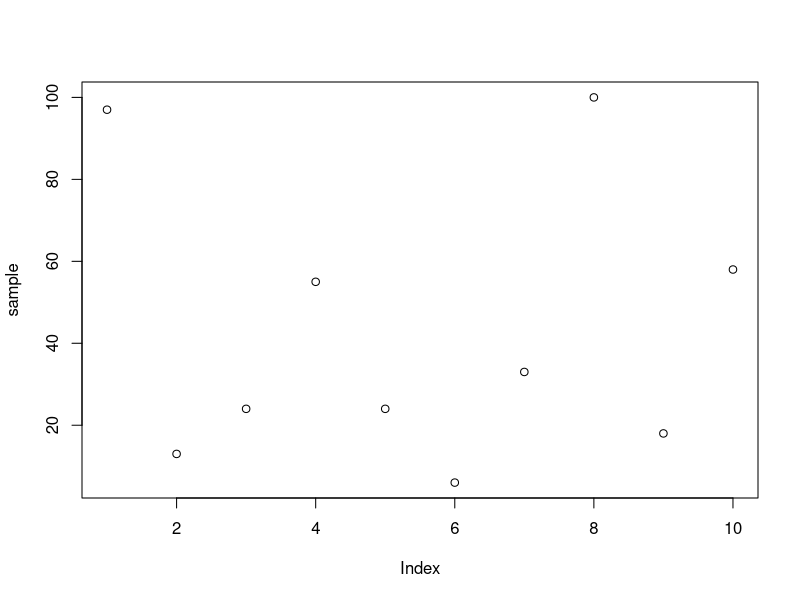
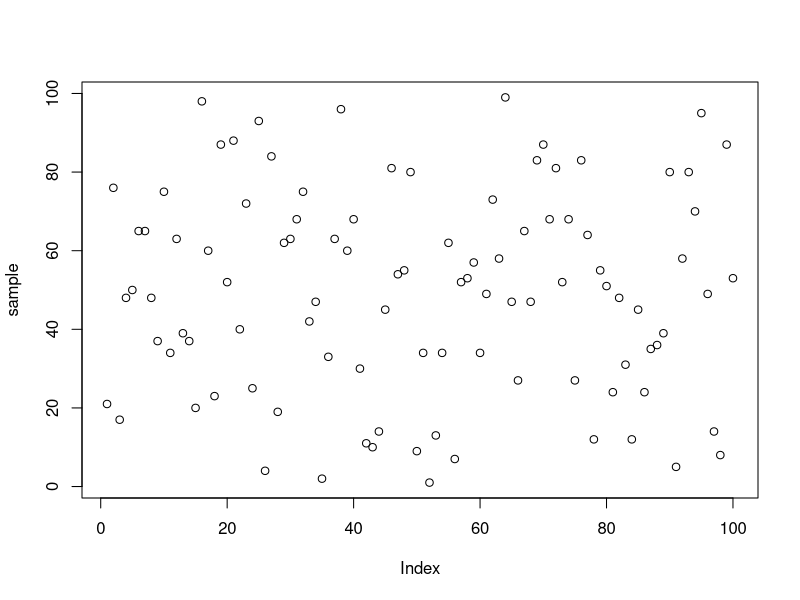
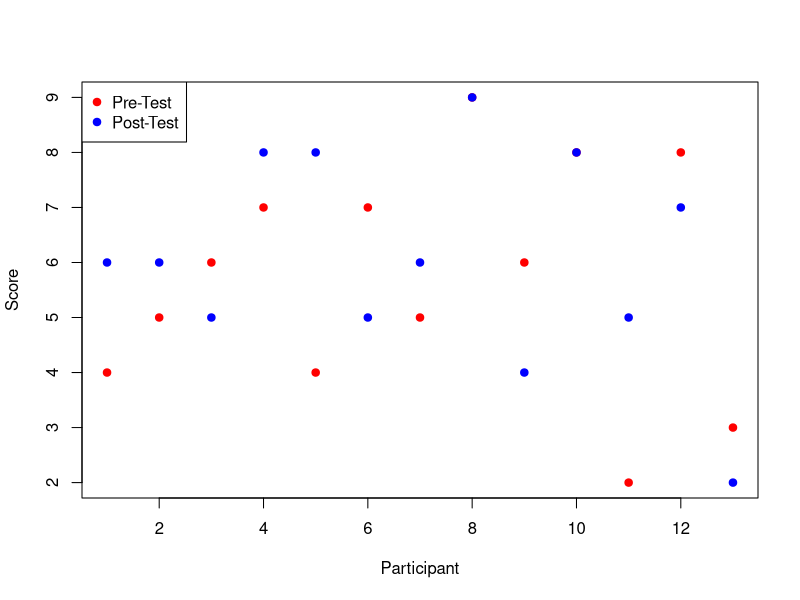

Write the R code that produced these figures, in order.
## ---- chunk 1
knitr::opts_chunk$set(echo = TRUE)
## ---- chunk 2
# Create a dataframe of participants and their age

ages = data.frame(Participants = c(1, 2, 3, 4, 5, 6, 7, 8, 9, 10, 11, 12, 13, 14, 15),
                  Participant_Age = c(28, 23, 28, 30, 24, 30, 20, 25, 29, 24, 24, 24, 20, 28, 29))

ages
## ---- chunk 3
# Create a function to find the mode of a set of data
getMode = function(v) {
  uniq = unique(v)
  uniq[which.max(tabulate(match(v, uniq)))]
}
## ---- chunk 4
# Find the mean of ages in the sample
mean = mean(ages$Participant_Age)
sprintf("The mean age in this sample is: %s", mean)

# Find the median of ages in the sample
median = median(ages$Participant_Age)
sprintf("The median age in this sample is: %s", median)

# Find the mode of ages in the sample
mode = getMode(ages$Participant_Age)
sprintf("The mode age in this sample is: %s", mode)
## ---- chunk 5
# Create a sample following the parameters 
sample = sample(1:100, 10, replace=TRUE)
sample
## ---- chunk 6
# Find the mean of the sample
mean = mean(sample)
sprintf("The mean in this sample is: %s", mean)

# Find the median of the sample
median = median(sample)
sprintf("The median in this sample is: %s", median)
## ---- chunk 7
# Compute the standard deviation of the sample
sd = sd(sample)
sprintf("The standard deviation of this sample is: %s", sd)
## ---- chunk 8
# Create a scatter plot of the sample values
plot(sample)
## ---- chunk 9
# Create a sample following the parameters 
sample = sample(1:100, 100, replace=TRUE)
sample
## ---- chunk 10
# Find the mean of the sample
mean = mean(sample)
sprintf("The mean in this sample is: %s", mean)

# Find the median of the sample
median = median(sample)
sprintf("The median in this sample is: %s", median)

# Compute the standard deviation of the sample
sd = sd(sample)
sprintf("The standard deviation of this sample is: %s", sd)
## ---- chunk 11
# Create a scatter plot of the sample values
plot(sample)
## ---- chunk 12
# Create a dataframe of Candy_Absent group

candy_absent = data.frame(Participant = c(1, 2, 3, 4, 5, 6, 7, 8, 9, 10, 11, 12, 13, 14, 15),
                  Reaction_Time = c(501, 536, 659, 317, 530, 523, 381, 573, 535, 509, 604, 704, 370, 440, 404))

candy_absent
## ---- chunk 13
# Create a dataframe of Candy_Present group

candy_present = data.frame(Participant = c(16, 17, 18, 19, 20, 21, 22, 23, 24, 25, 26, 27, 28, 29, 30),
                  Reaction_Time = c(690, 691, 510, 586, 675, 470,  533, 693, 440, 614, 475, 374, 500, 478, 664))

candy_present
## ---- chunk 14
# Find the mean of reaction times in the Candy Absent group
mean = mean(candy_absent$Reaction_Time)
sprintf("The mean reaction time in the Candy-Absent group is: %s", mean)

# Find the median of reaction time in the Candy Absent group
median = median(candy_absent$Reaction_Time)
sprintf("The median reaction time in the Candy-Absent group: %s", median)

# Find the mean of reaction times in the Candy Present group
mean = mean(candy_present$Reaction_Time)
sprintf("The mean reaction time in the Candy-Present group is: %s", mean)

# Find the median of reaction time in the Candy Present group
median = median(candy_present$Reaction_Time)
sprintf("The median reaction time in the Candy-Present group: %s", median)
## ---- chunk 15
# Find the index of the max reaction time in the Candy Absent group
max_time = which.max(candy_absent$Reaction_Time)

# Create a copy of the candy_absent data frame and change the value of the highest score 
candy_absent_copy = cbind(candy_absent)
candy_absent_copy = replace(candy_absent_copy$Reaction_Time, candy_absent_copy$Participant == max_time, (candy_absent_copy$Reaction_Time[candy_absent_copy$Participant == max_time]*10))

# Find the mean of reaction times in the altered Candy Absent group
mean = mean(candy_absent_copy)
sprintf("The mean reaction time in the altered Candy-Absent group is: %s", mean)

# Find the median of reaction time in the altered Candy Absent group
median = median(candy_absent_copy)
sprintf("The median reaction time in the altered Candy-Absent group: %s", median)
## ---- chunk 16
# Find the index of the max reaction time in the Candy Present group
max_time = which.max(candy_present$Reaction_Time)
max_time = candy_present$Participant[[max_time]]

# Create a copy of the candy_present data frame and change the value of the highest score 
candy_present_copy = cbind(candy_present)
candy_present_copy = replace(candy_present_copy$Reaction_Time, candy_present_copy$Participant == max_time, (candy_present_copy$Reaction_Time[candy_present_copy$Participant == max_time]*10))

# Find the mean of reaction times in the altered Candy Present group
mean = mean(candy_present_copy)
sprintf("The mean reaction time in the altered Candy-Present group is: %s", mean)

# Find the median of reaction time in the altered Candy Present group
median = median(candy_present_copy)
sprintf("The median reaction time in the altered Candy-Present group: %s", median)
## ---- chunk 17
# Create a dataframe of scores

scores = data.frame(Participant = c(1, 2, 3, 4, 5, 6, 7, 8, 9, 10, 11, 12, 13),
                  Pre_Test = c(4, 5, 6, 7, 4, 7, 5, 9, 6, 8, 2, 8, 3),
                  Post_Test = c(6, 6, 5, 8, 8, 5, 6, 9, 4, 8, 5, 7, 2))

scores
## ---- chunk 18
# Plot Pre-Test & Post-Test 
plot(scores$Participant, scores$Pre_Test, pch=19, col="red", xlab = "Participant", ylab = "Score")
points(scores$Participant, scores$Post_Test, pch=19, col = "blue")
legend("topleft", legend = c("Pre-Test", "Post-Test"),
       pch = 19, col = c("red", "blue"))
## ---- chunk 19
# Find the correlation between participants’ pre- and post-test scores
corr = cor(scores$Pre_Test, scores$Post_Test)
sprintf("The correlation between participants' pre- and post-test scores is: %s", corr)
